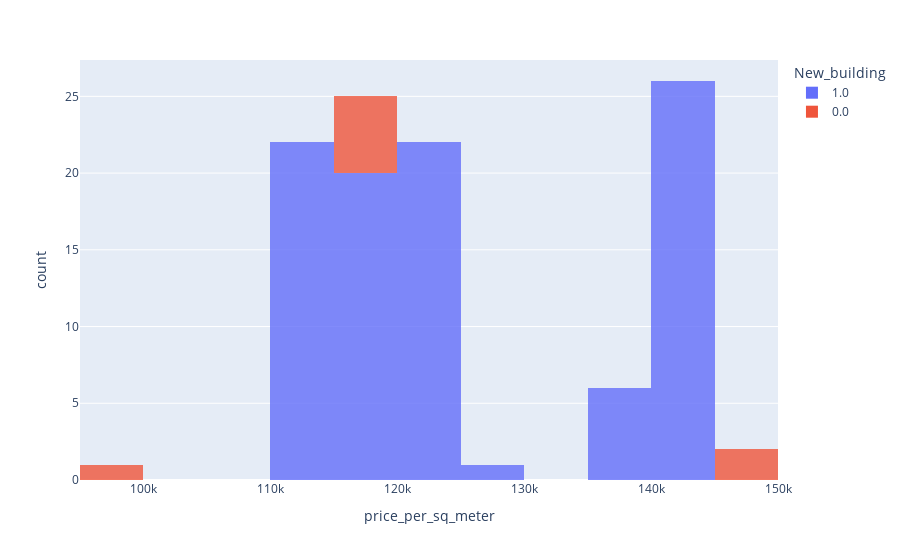

Here is the notebook cell this chart was saved with:
### Code cell
fig = px.histogram(one_flat[one_flat.cluster_label=='14'], x="price_per_sq_meter"
                   , nbins=20, color="New_building", opacity=0.8)
fig.show()

### Figure 1 — Plotly figure (JSON) as saved in the notebook; plotly's stock layout.template omitted (floating-point values rounded to 4 significant figures)
{"data": [{"alignmentgroup": "True", "bingroup": "x", "hoverlabel": {"namelength": 0}, "hovertemplate": "New_building=1.0<br>price_per_sq_meter=%{x}<br>count=%{y}", "legendgroup": "1.0", "marker": {"color": "#636efa", "opacity": 0.8}, "name": "1.0", "nbinsx": 20, "offsetgroup": "1.0", "orientation": "v", "showlegend": true, "type": "histogram", "x": [142200, 142200, 143100, 143100, 112200, 113475, 116450, 120700, 110925, 110075, 120700, 120700, 144900, 143100, 143100, 137250, 144900, 144900, 137250, 143100, 112200, 115175, 116450, 120700, 120700, 120700, 110925, 110075, 143100, 143100, 112200, 115175, 116450, 112625, 120700, 120700, 120700, 111775, 144900, 143100, 143100, 144900, 137250, 144900, 137250, 143100, 116955, 117300, 112200, 115175, 120700, 120700, 120700, 112625, 111775, 143100, 143100, 115175, 112200, 117300, 112625, 120700, 120700, 120700, 111775, 144900, 143100, 143100, 144900, 137250, 144900, 137250, 143100, 116955, 117300, 112200, 115175, 120700, 112625, 120700, 120700, 111775, 118670, 116297, 118623, 112200, 115175, 117300, 112625, 120700, 120700, 120700, 111775, 124865, 126250, 118623, 118785], "xaxis": "x", "yaxis": "y"}, {"alignmentgroup": "True", "bingroup": "x", "hoverlabel": {"namelength": 0}, "hovertemplate": "New_building=0.0<br>price_per_sq_meter=%{x}<br>count=%{y}", "legendgroup": "0.0", "marker": {"color": "#EF553B", "opacity": 0.8}, "name": "0.0", "nbinsx": 20, "offsetgroup": "0.0", "orientation": "v", "showlegend": true, "type": "histogram", "x": [117568, 117568, 117568, 117568, 99732, 148485, 117568, 148485], "xaxis": "x", "yaxis": "y"}], "layout": {"barmode": "relative", "legend": {"title": {"text": "New_building"}, "tracegroupgap": 0}, "margin": {"t": 60}, "xaxis": {"anchor": "y", "domain": [0, 1], "title": {"text": "price_per_sq_meter"}}, "yaxis": {"anchor": "x", "domain": [0, 1], "title": {"text": "count"}}}}
